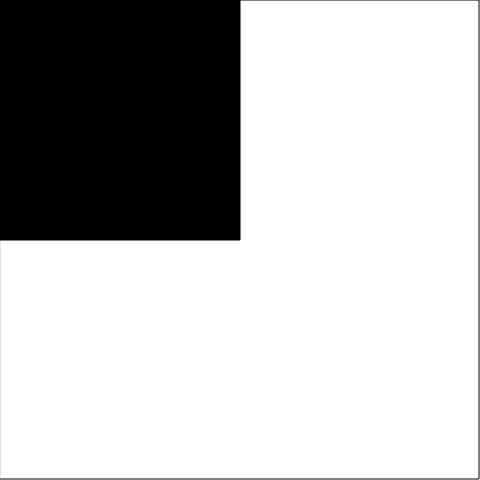
Frame 1 (no input)
Frame 60 (no input): identical to frame 1, image omitted
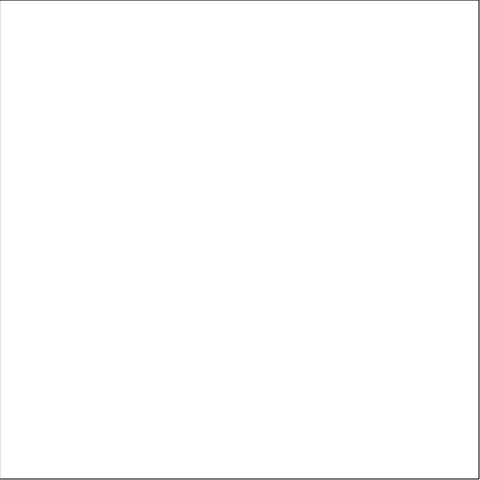
Frame 120 (the mouse pressed at the canvas centre since frame 60)

The p5.js sketch that drew these frames (run headless with seeded random() and noise() and a simulated clock; from frame 60 on, the mouse is pressed at the canvas centre):

// p5.js sketch
// ── sketch.js


function setup(){
	createCanvas(480,480);
}



function draw(){
	background(255);
	noFill();
	stroke(0);
	rect(0,0,width-1,height-1);

	fill(0);
	if ( mouseX < width/2 && mouseY < height/2) {
		rect (0,0,width/2,height/2);
	}

	else if ( mouseX > width/2 && mouseY < height/2) {
		rect (width/2,0,width/2,height/2);
	}

	else if ( mouseX < width/2 && mouseY > height/2) {
		rect (0,height/2,width/2,height/2);
	}

	else if ( mouseX > width/2 && mouseY > height/2) {
		rect (width/2,height/2,width/2,height/2);
	}

}
